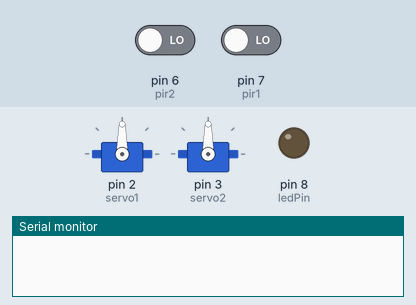
Recording of a sketch running on a simulated Arduino Uno, built with avr-gcc and run on an emulated ATmega328P. On the bench: 2 × servo, output pins drawn as LEDs (lit = HIGH), the last lines printed to the serial monitor. Inputs (shaded band) come from the test bench; at power-on: pin 6 (pir2) LOW, pin 7 (pir1) LOW.

Above: at 1.2 s.
1.3 s: pin 6 (pir2) driven HIGH
At 4.4 s:
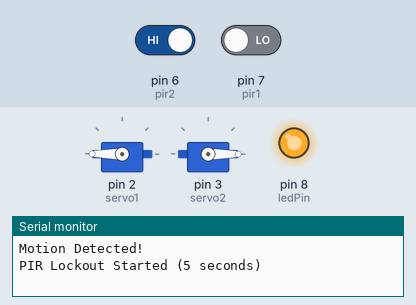
7.3 s: pin 6 (pir2) driven LOW
At 7.3 s:
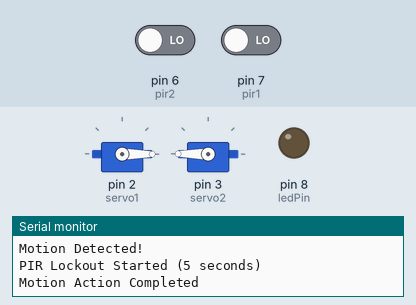
8.8 s: pin 7 (pir1) driven HIGH
At 9.03 s:
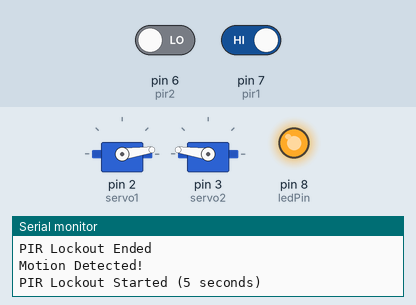
Timing chart, 0 to 17.8 s (numbered marks = the images above; inputs shaded):
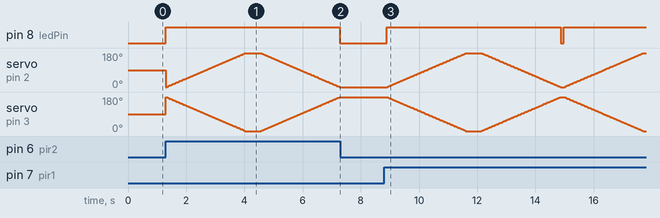

Measured:
- after the input at 1.3 s, pin 8 (ledPin): LOW → HIGH at once, → LOW 6.0 s later
- after the input at 7.3 s, pin 8 (ledPin): stays LOW (without the input it goes to HIGH after 0.09 s); servo on pin 2 (servo1): stays 0° (without the input it goes to 2° after 0.12 s); servo on pin 3 (servo2): stays 180° (without the input it goes to 178° after 0.12 s)
- after the input at 8.8 s, pin 8 (ledPin): LOW → HIGH after 0.09 s, → LOW 6.0 s later, → HIGH 0.11 s later

The sketch:

Final_Code.ino
```cpp
//2 pirs 2 servo 5 second lockout final

#include <Servo.h>

Servo servo1;
Servo servo2;

const int pir1 = 7;
const int pir2 = 6;
const int ledPin = 8;

bool lockout = false;
unsigned long lockoutStart = 0;

void setup() {
  servo1.attach(2);
  servo2.attach(3);

  pinMode(pir1, INPUT);
  pinMode(pir2, INPUT);
  pinMode(ledPin, OUTPUT);

  Serial.begin(9600);
}

void loop() {

  // ---------- LOCKOUT MODE ----------
  if (lockout) {
    // LED should remain OFF when idle
    digitalWrite(ledPin, LOW);

    // If 5 seconds passed → end lockout
    if (millis() - lockoutStart >= 5000) {
      lockout = false;
      Serial.println("PIR Lockout Ended");
    }
    return;   // Do NOT read PIRs during lockout
  }

  // ---------- READ BOTH PIRs (only if NOT in lockout) ----------
  int motion1 = digitalRead(pir1);
  int motion2 = digitalRead(pir2);

  if (motion1 == HIGH || motion2 == HIGH) {

    Serial.println("Motion Detected!");

    // ⚡ START LOCKOUT IMMEDIATELY (IMPORTANT)
    lockout = true;
    lockoutStart = millis();
    Serial.println("PIR Lockout Started (5 seconds)");

    digitalWrite(ledPin, HIGH); // LED ON during action

    // ------ Servo Action ------
    for (int pos = 0; pos <= 180; pos++) {
      servo1.write(pos);
      servo2.write(180 - pos);
      delay(15);
    }

    delay(500);

    for (int pos = 180; pos >= 0; pos--) {
      servo1.write(pos);
      servo2.write(180 - pos);
      delay(15);
    }

    digitalWrite(ledPin, LOW); // OFF immediately after action
    Serial.println("Motion Action Completed");
  }

  delay(100);
}
```
